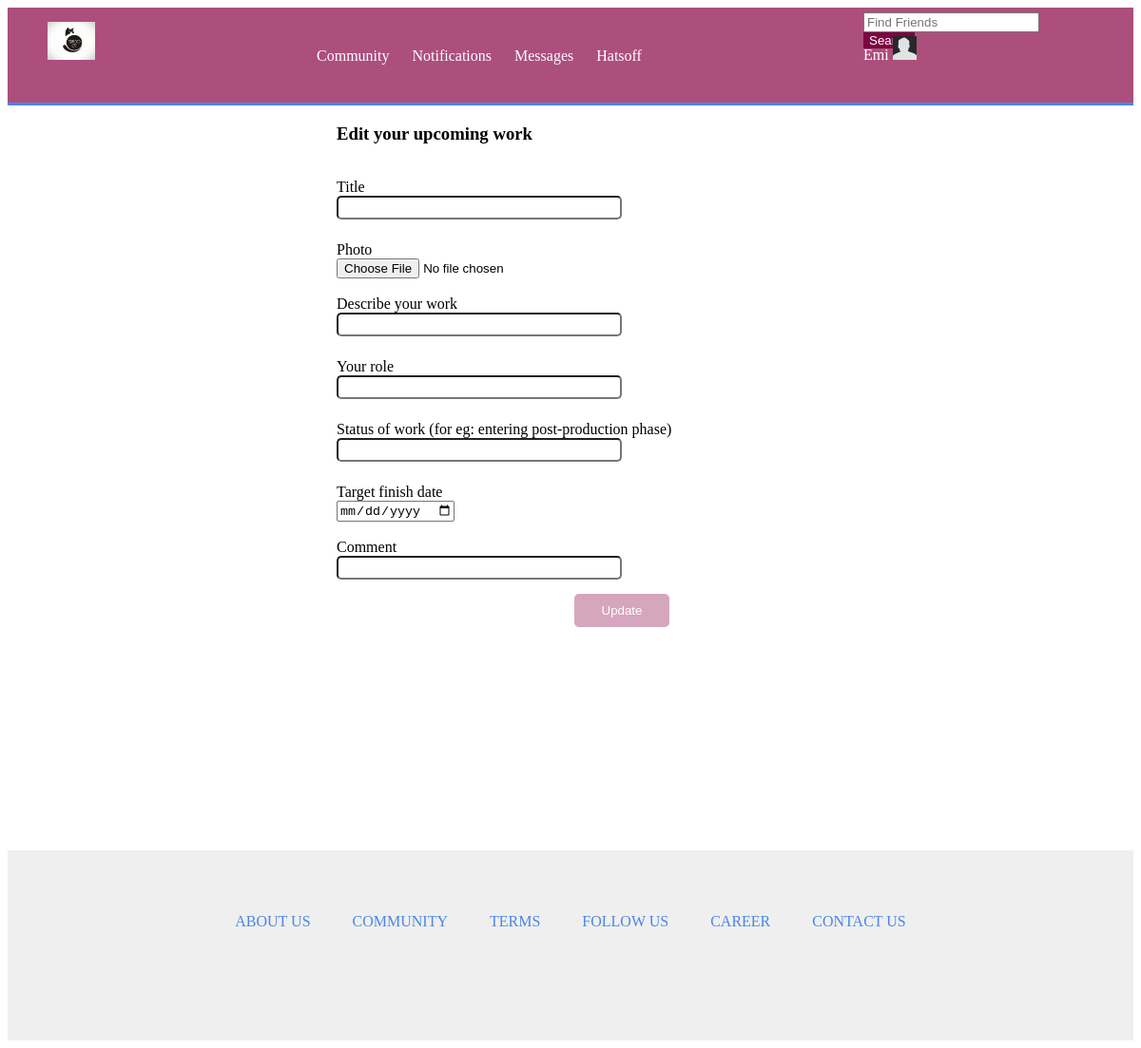
/week1/edit/upcomingwork/ (signed in), run on an earlier commit of the app's database.
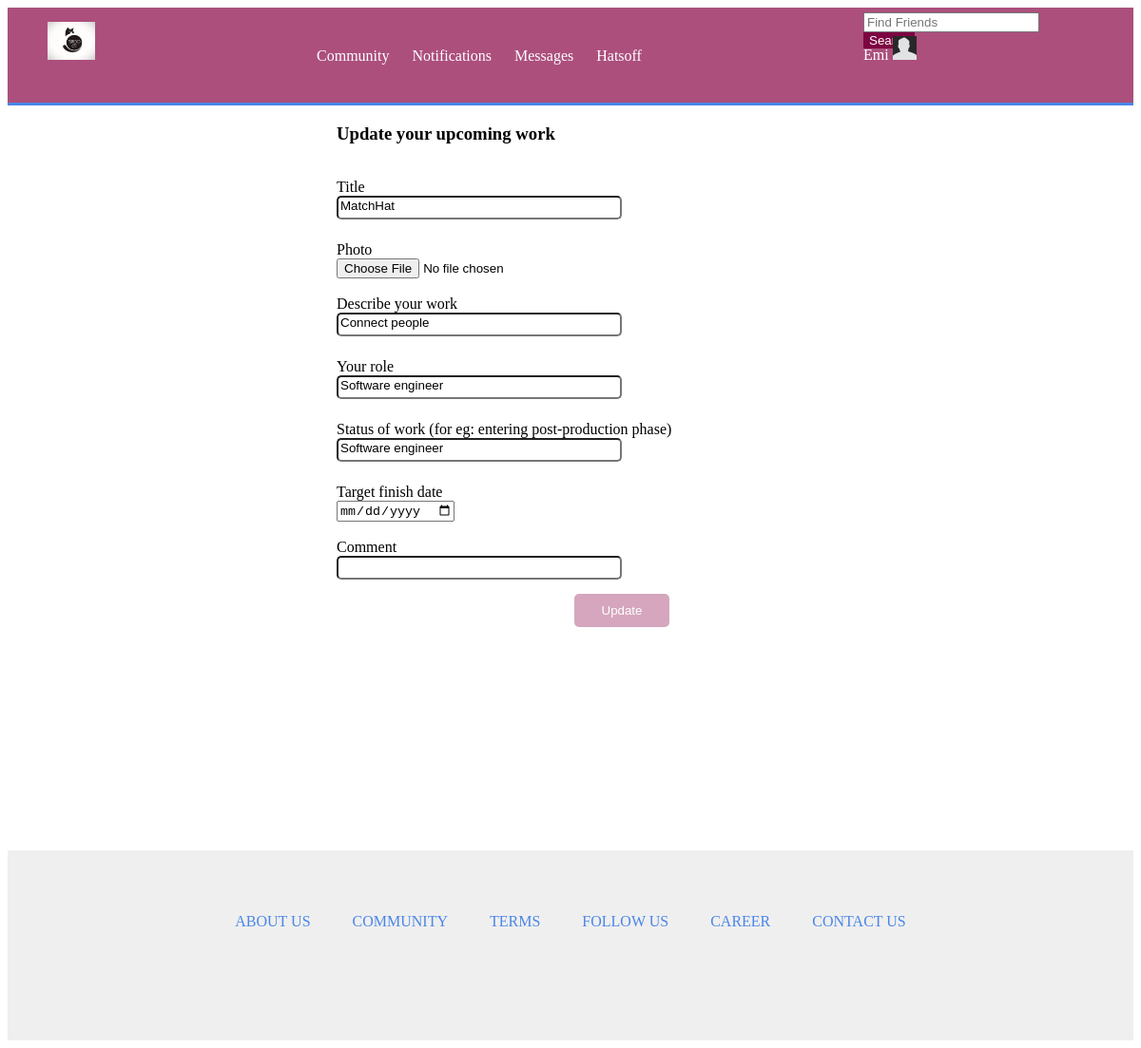
And on a later commit of the database.
### week1/models.py (models this page shows)
class UpcomingWork(models.Model):
    user = models.ForeignKey(User)
    title = models.CharField(max_length=200, default='', blank=True)
    number = models.IntegerField()#1 to 10
    image = models.ImageField(upload_to='showcaseimg/', null=True, blank=True)
    describe = models.CharField(max_length=500, default='', blank=True)
    role = models.CharField(max_length=300, default='', blank=True)
    status = models.CharField(max_length=300, default='', blank=True)
    targetdate = models.DateTimeField(max_length=300, null=True, blank=True)#year of completion
    comment = models.CharField(max_length=300, default='', blank=True)

### week1/views.py (the view)
def home_edit_upcoming(request):
    query = request.GET.get('search_query', None)
    if query != None:
        return HttpResponseRedirect('/week1/results/friends/'+query, {'query': query})
    currentuser = User.objects.get(id=request.user.id, username=request.user.username)
    if request.method == 'POST':
        currentuser = User.objects.get(id=request.user.id, username=request.user.username)
        form = Step6(request.POST, request.FILES)
        if form.is_valid():
            print 'valid'
            title = form.cleaned_data["title"]
            describe = form.cleaned_data["describe"]
            role = form.cleaned_data["role"]
            status = form.cleaned_data["status"]
            targetdate = form.cleaned_data["targetdate"]
            comment = form.cleaned_data["comment"]
            num_show = UpcomingWork.objects.filter(user=currentuser).count()
            if len(request.FILES) != 0:
                print 'length is zero'
                image = request.FILES["img"]
                u = UpcomingWork.objects.create(user=currentuser, number=num_show+1, title=title, image=image, describe=describe, role=role, status=status, targetdate=targetdate, comment=comment)
                u.save()
            else:
                print 'length is not zero'
                u = UpcomingWork.objects.create(user=currentuser, number=num_show+1, title=title, describe=describe, role=role, status=status, targetdate=targetdate, comment=comment)
                u.save()
            return HttpResponseRedirect('/week1/home/')
        else:
            messages = []
            messages.append(form.errors)
            variables = RequestContext(request, {'messages':messages, 'form':form})
    else:
        form = Step6()
        try:
            upcoming = UpcomingWork.objects.get(user=currentuser, number=1)
        except UpcomingWork.DoesNotExist:
            upcoming = None
    variables = RequestContext(request, { 'form':form, 'upcoming':upcoming })
    return render_to_response('week1/homeedit_upcoming.html', variables, )

### week1/forms.py
class Step6(forms.Form):
    title = forms.CharField(max_length=200, required=False)
    image = forms.ImageField(required=False)
    describe = forms.CharField(max_length=500, required=False)
    role = forms.CharField(max_length=300, required=False)
    status = forms.CharField(max_length=300, required=False)
    targetdate = forms.DateField(required=False)
    comment = forms.CharField(max_length=300, required=False)

### week1/templates/week1/homeedit_upcoming.html (shortened to what this page needs)
{% extends 'week1/basehome.html'%}
{% block content %}
{% load staticfiles %}
<div id="step">
     <div id="step-right">
     {% if upcoming %}
        <h3>Update your upcoming work</h3>
	<form action="" class="step-form" method="POST" enctype="multipart/form-data">{% csrf_token %}
            <br>Title</br> <input type='text' name='title' value='{{upcoming.title}}'><br/>
            {% if upcoming.image %}
            <br>Photo</br> <input type='file' name='img' value='{{upcoming.image.url}}'><br/>
            {% else %}
            <br>Photo</br> <input type='file' name='img' ><br/>
            {% endif %}
            <br>Describe your work</br><input type='text' name='describe' value='{{upcoming.describe}}'><br/>
            <br>Your role</br><input type='text' name='role' value='{{upcoming.role}}'><br/>
            <br>Status of work (for eg: entering post-production phase)</br><input type='text' name='status' value='{{upcoming.role}}'><br/>
            <br>Target finish date</br><input type='date' name='targetdate' min="2016-10-01" value='{{upcoming.targetdate}}'><br/>
            <br>Comment</br><input type='text' name='comment' value='{{upcoming.comment}}'><br/>
	    <div class="submit-wrapper">
	        <input type="submit" value="Update" class="step-submit"/>
            </div>
	</form>
     {% else %}
        <h3>Edit your upcoming work</h3>
	<form action="" class="step-form" method="POST" enctype="multipart/form-data">{% csrf_token %}
            <br>Title</br> <input type='text' name='title' ><br/>
            <br>Photo</br> <input type='file' name='img' ><br/>
            <br>Describe your work</br><input type='text' name='describe'><br/>
            <br>Your role</br><input type='text' name='role'><br/>
            <br>Status of work (for eg: entering post-production phase)</br><input type='text' name='status'><br/>
            <br>Target finish date</br><input type='date' name='targetdate' min="2016-10-01"><br/>
            <br>Comment</br><input type='text' name='comment'><br/>
	    <div class="submit-wrapper">
	        <input type="submit" value="Update" class="step-submit"/>
            </div>
	</form>
     {% endif %}
     </div>
</div>
{% endblock %}

What changed in the data, as far as the page shows it:
added UpcomingWork: title "MatchHat", describe "Connect people", role "Software engineer", status "Software engineer"
Also different on the page:
form field value: (not shown) → "Update"
form field value: "Update" → (not shown)
text no longer shown: "Edit your upcoming work"
text now shown: "Update your upcoming work"
